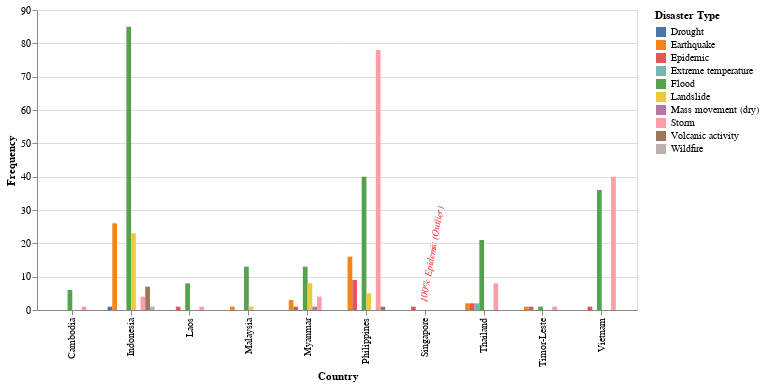

Vega-Lite specification for this chart:
### Vega-Lite specification from a JSON file in a GitHub repository (floating-point values rounded to 4 significant figures)
{"$schema": "https://vega.github.io/schema/vega-lite/v5.json", "width": 600, "height": 300, "data": {"values": [{"Country": "Cambodia", "Disaster Type": "Flood", "Frequency": 6, "Proportion": 0.8571}, {"Country": "Cambodia", "Disaster Type": "Storm", "Frequency": 1, "Proportion": 0.1429}, {"Country": "Indonesia", "Disaster Type": "Drought", "Frequency": 1, "Proportion": 0.006803}, {"Country": "Indonesia", "Disaster Type": "Earthquake", "Frequency": 26, "Proportion": 0.1769}, {"Country": "Indonesia", "Disaster Type": "Flood", "Frequency": 85, "Proportion": 0.5782}, {"Country": "Indonesia", "Disaster Type": "Landslide", "Frequency": 23, "Proportion": 0.1565}, {"Country": "Indonesia", "Disaster Type": "Storm", "Frequency": 4, "Proportion": 0.02721}, {"Country": "Indonesia", "Disaster Type": "Volcanic activity", "Frequency": 7, "Proportion": 0.04762}, {"Country": "Indonesia", "Disaster Type": "Wildfire", "Frequency": 1, "Proportion": 0.006803}, {"Country": "Laos", "Disaster Type": "Epidemic", "Frequency": 1, "Proportion": 0.1}, {"Country": "Laos", "Disaster Type": "Flood", "Frequency": 8, "Proportion": 0.8}, {"Country": "Laos", "Disaster Type": "Storm", "Frequency": 1, "Proportion": 0.1}, {"Country": "Malaysia", "Disaster Type": "Earthquake", "Frequency": 1, "Proportion": 0.06667}, {"Country": "Malaysia", "Disaster Type": "Flood", "Frequency": 13, "Proportion": 0.8667}, {"Country": "Malaysia", "Disaster Type": "Landslide", "Frequency": 1, "Proportion": 0.06667}, {"Country": "Myanmar", "Disaster Type": "Earthquake", "Frequency": 3, "Proportion": 0.1}, {"Country": "Myanmar", "Disaster Type": "Epidemic", "Frequency": 1, "Proportion": 0.03333}, {"Country": "Myanmar", "Disaster Type": "Flood", "Frequency": 13, "Proportion": 0.4333}, {"Country": "Myanmar", "Disaster Type": "Landslide", "Frequency": 8, "Proportion": 0.2667}, {"Country": "Myanmar", "Disaster Type": "Mass movement (dry)", "Frequency": 1, "Proportion": 0.03333}, {"Country": "Myanmar", "Disaster Type": "Storm", "Frequency": 4, "Proportion": 0.1333}, {"Country": "Philippines", "Disaster Type": "Earthquake", "Frequency": 16, "Proportion": 0.1074}, {"Country": "Philippines", "Disaster Type": "Epidemic", "Frequency": 9, "Proportion": 0.0604}, {"Country": "Philippines", "Disaster Type": "Flood", "Frequency": 40, "Proportion": 0.2685}, {"Country": "Philippines", "Disaster Type": "Landslide", "Frequency": 5, "Proportion": 0.03356}, {"Country": "Philippines", "Disaster Type": "Storm", "Frequency": 78, "Proportion": 0.5235}, {"Country": "Philippines", "Disaster Type": "Volcanic activity", "Frequency": 1, "Proportion": 0.006711}, {"Country": "Singapore", "Disaster Type": "Epidemic", "Frequency": 1, "Proportion": 1.0}, {"Country": "Thailand", "Disaster Type": "Earthquake", "Frequency": 2, "Proportion": 0.05714}, {"Country": "Thailand", "Disaster Type": "Epidemic", "Frequency": 2, "Proportion": 0.05714}, {"Country": "Thailand", "Disaster Type": "Extreme temperature", "Frequency": 2, "Proportion": 0.05714}, {"Country": "Thailand", "Disaster Type": "Flood", "Frequency": 21, "Proportion": 0.6}, {"Country": "Thailand", "Disaster Type": "Storm", "Frequency": 8, "Proportion": 0.2286}, {"Country": "Timor-Leste", "Disaster Type": "Earthquake", "Frequency": 1, "Proportion": 0.25}, {"Country": "Timor-Leste", "Disaster Type": "Epidemic", "Frequency": 1, "Proportion": 0.25}, {"Country": "Timor-Leste", "Disaster Type": "Flood", "Frequency": 1, "Proportion": 0.25}, {"Country": "Timor-Leste", "Disaster Type": "Storm", "Frequency": 1, "Proportion": 0.25}, {"Country": "Vietnam", "Disaster Type": "Epidemic", "Frequency": 1, "Proportion": 0.01299}, {"Country": "Vietnam", "Disaster Type": "Flood", "Frequency": 36, "Proportion": 0.4675}, {"Country": "Vietnam", "Disaster Type": "Storm", "Frequency": 40, "Proportion": 0.5195}]}, "params": [{"name": "Country_selection", "bind": {"input": "select", "options": [null, "Cambodia", "Indonesia", "Laos", "Malaysia", "Myanmar", "Philippines", "Singapore", "Thailand", "Timor-Leste", "Vietnam"], "labels": ["Show All", "Cambodia", "Indonesia", "Laos", "Malaysia", "Myanmar", "Philippines", "Singapore", "Thailand", "Timor-Leste", "Vietnam"], "name": "Country Selection: "}}], "transform": [{"filter": "Country_selection == null || datum.Country == Country_selection"}], "layer": [{"mark": "bar", "encoding": {"x": {"field": "Country", "type": "nominal", "axis": {"title": "Country", "labelAngle": -90}}, "xOffset": {"field": "Disaster Type", "type": "nominal", "title": "Disaster Type"}, "y": {"field": "Frequency", "type": "quantitative", "axis": {"title": "Frequency"}}, "color": {"field": "Disaster Type", "type": "nominal", "legend": {"title": "Disaster Type"}}, "tooltip": [{"field": "Country", "type": "nominal", "title": "Country"}, {"field": "Disaster Type", "type": "nominal", "title": "Disaster Type"}, {"field": "Frequency", "type": "quantitative", "title": "Frequency"}, {"field": "Proportion", "type": "quantitative", "title": "Proportion"}]}}, {"mark": {"type": "text", "align": "left", "baseline": "middle", "dx": -125, "dy": 110, "fontSize": 10, "fontStyle": "italic", "angle": -80}, "encoding": {"text": {"value": "100% Epidemic (Outlier)"}, "color": {"value": "red"}, "opacity": {"condition": {"test": "Country_selection == null", "value": 0.03}, "value": 0}}}]}
